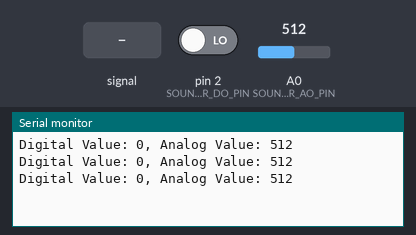
Recording of a sketch running on a simulated Arduino Uno, built with avr-gcc and run on an emulated ATmega328P. On the bench: the last lines printed to the serial monitor. The inputs (shaded band) are chosen by the test bench; at power-on: A0 (SOUND_SENSOR_AO_PIN) = 512, pin 2 (SOUND_SENSOR_DO_PIN) LOW.

Above: at 1.3 s.
1.4 s: A0 (SOUND_SENSOR_AO_PIN) fed a 200 Hz sine of ±81 counts around its level
At 1.9 s:
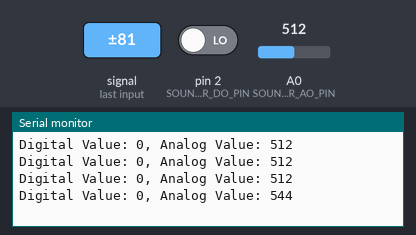
2.9 s: A0 (SOUND_SENSOR_AO_PIN) set to 716
At 3.4 s:
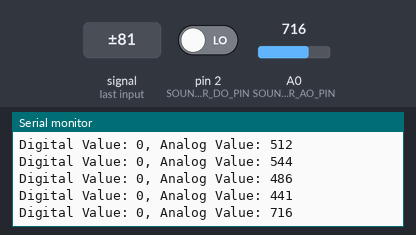
4.4 s: pin 2 (SOUND_SENSOR_DO_PIN) driven HIGH
At 4.9 s:
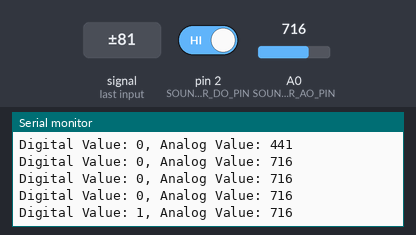
5.9 s: A0 (SOUND_SENSOR_AO_PIN) fed a 1000 Hz sine of ±255 counts around its level
At 6.4 s:
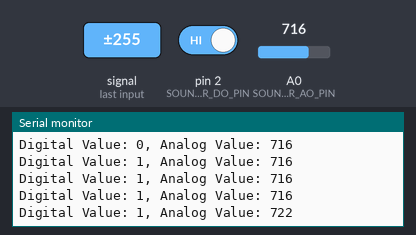
7.4 s: A0 (SOUND_SENSOR_AO_PIN) set to 900
At 7.9 s:
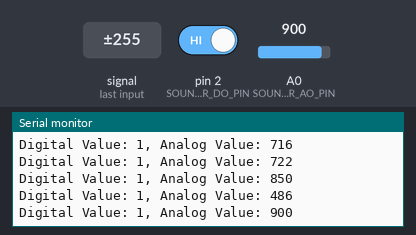
8.9 s: pin 2 (SOUND_SENSOR_DO_PIN) driven LOW
At 9.4 s:
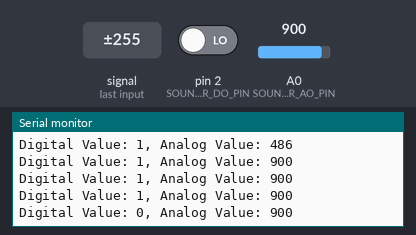
Timing chart, 0 to 11.4 s (numbered marks = the images above; inputs shaded):
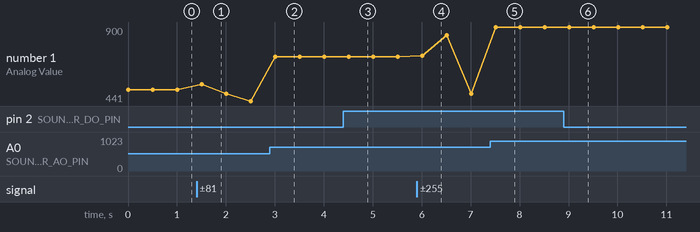

Measured:
- after the input at 1.4 s, the serial monitor: prints a new line after 0.10 s (image 1)
- after the input at 2.9 s, the serial monitor: prints a new line after 0.10 s (image 2)
- after the input at 4.4 s, the serial monitor: prints a new line after 0.11 s (image 3)
- after the input at 5.9 s, the serial monitor: prints a new line after 0.11 s (image 4)
- after the input at 7.4 s, the serial monitor: prints a new line after 0.11 s (image 5)
- after the input at 8.9 s, the serial monitor: prints a new line after 0.11 s (image 6)
- plotted number 1: 512 → 441 after the input at 1.4 s, 441 → 716 after the input at 2.9 s, 716 → 486 after the input at 5.9 s, 486 → 900 after the input at 7.4 s

The sketch:

sketch_soundSiri.ino
```cpp
#define SOUND_SENSOR_DO_PIN 2 // Digital pin connected to the DO pin of the sound sensor module
#define SOUND_SENSOR_AO_PIN A0 // Analog pin connected to the AO pin of the sound sensor module

void setup() {
  Serial.begin(9600); // Initialize serial communication
  pinMode(SOUND_SENSOR_DO_PIN, INPUT); // Set the sound sensor DO pin as input
}

void loop() {
  int digitalValue = digitalRead(SOUND_SENSOR_DO_PIN); // Read the digital value from the sound sensor
  int analogValue = analogRead(SOUND_SENSOR_AO_PIN); // Read the analog value from the sound sensor

  // Print both digital and analog values to the serial monitor
  Serial.print("Digital Value: ");
  Serial.print(digitalValue);
  Serial.print(", Analog Value: ");
  Serial.println(analogValue);

  delay(500); // Delay between readings
}
```
